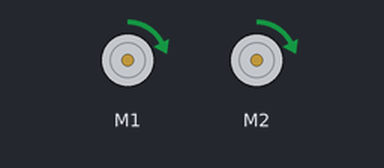
A sketch run on a simulated Arduino Uno, built with avr-gcc and run on an emulated ATmega328P. Parts: 2 × DC motor (green arrow = forward, orange = backward, longer = faster). What the sketch prints to the serial monitor is not drawn.

Above: at 0.15 s.
At 14.8 s:
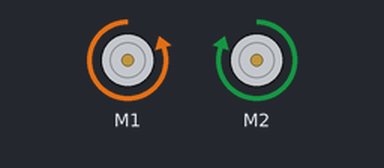
At 20.9 s:
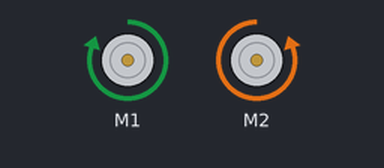
At 35.2 s:
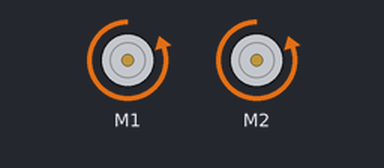
Timing chart, 0 to 40.0 s (numbered marks = the images above):
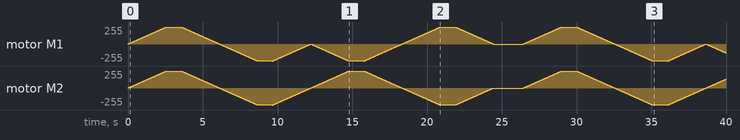

The sketch:

test_motor.ino
```cpp
#include <string.h>
#include <Arduino.h>
#include <SPI.h>
#include <Wire.h>
#include <Adafruit_MotorShield.h>

// Create the motor shield object with the default I2C address
Adafruit_MotorShield AFMS = Adafruit_MotorShield();

// And connect 2 DC motors to port M1 & M2 !
Adafruit_DCMotor *L_MOTOR = AFMS.getMotor(1);
Adafruit_DCMotor *R_MOTOR = AFMS.getMotor(2);

//not used, testing acceleration
// int accelTime = 200;

// A small helper
void error(const __FlashStringHelper*err) {
  Serial.println(err);
  while (1);
}

void setup(void)
{
  //while (!Serial);// For use only while plugged into USB an with Serial Monitor open
  AFMS.begin();  // create with the default frequency 1.6KHz

  // turn off both motors
  L_MOTOR->setSpeed(0);
  R_MOTOR->setSpeed(0);
  L_MOTOR->run(RELEASE);
  R_MOTOR->run(RELEASE);

  Serial.begin(115200);
  Serial.println(F("Robot Drive Test"));
  Serial.println(F("-----------------------------------------"));

}

void loop(void)
{
  uint8_t i;

  Serial.print("forward");

  L_MOTOR->run(FORWARD);
  R_MOTOR->run(FORWARD);
  for (i=0; i<255; i++) {
    L_MOTOR->setSpeed(i);
    R_MOTOR->setSpeed(i);
    delay(10);
  }
  delay(1000);
  for (i=255; i!=0; i--) {
    L_MOTOR->setSpeed(i);
    R_MOTOR->setSpeed(i);
    delay(10);
  }

  Serial.print("backward");

  L_MOTOR->run(BACKWARD);
  R_MOTOR->run(BACKWARD);
  for (i=0; i<255; i++) {
    L_MOTOR->setSpeed(i);
    R_MOTOR->setSpeed(i);
    delay(10);
  }
  delay(1000);
  for (i=255; i!=0; i--) {
    L_MOTOR->setSpeed(i);
    R_MOTOR->setSpeed(i);
    delay(10);
  }

  Serial.print("left");

  L_MOTOR->run(BACKWARD);
  R_MOTOR->run(FORWARD);
  for (i=0; i<255; i++) {
    L_MOTOR->setSpeed(i);
    R_MOTOR->setSpeed(i);
    delay(10);
  }
  delay(1000);
  for (i=255; i!=0; i--) {
    L_MOTOR->setSpeed(i);
    R_MOTOR->setSpeed(i);
    delay(10);
  }

  Serial.print("right");

  L_MOTOR->run(FORWARD);
  R_MOTOR->run(BACKWARD);
  for (i=0; i<255; i++) {
    L_MOTOR->setSpeed(i);
    R_MOTOR->setSpeed(i);
    delay(10);
  }
  delay(1000);
  for (i=255; i!=0; i--) {
    L_MOTOR->setSpeed(i);
    R_MOTOR->setSpeed(i);
    delay(10);
  }

  Serial.print("release");
  L_MOTOR->run(RELEASE);
  R_MOTOR->run(RELEASE);
  delay(2000);
}
```
